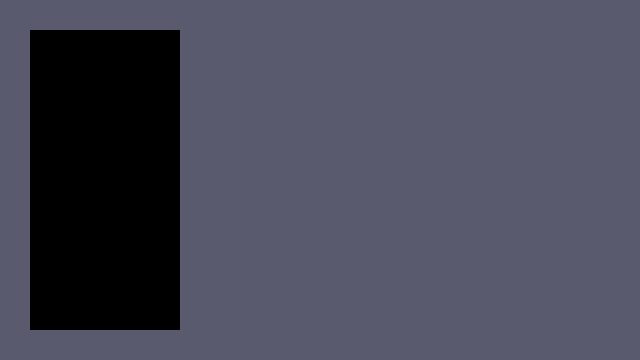
Frame 1 (no input)
Frame 60 (no input): identical to frame 1, image omitted
Frame 120 (the mouse pressed at the canvas centre since frame 60): identical to frame 1, image omitted

The p5.js sketch that drew this single still picture (run headless with seeded random() and noise() and a simulated clock; from frame 60 on, the mouse is pressed at the canvas centre):

// p5.js sketch
// ── sketch.js
function setup() {
	// create a place to draw
	createCanvas(640, 360);
	noStroke();
}

function draw() {
	// clear the background
	background(90, 90, 110);


	// draw the black rectangle
	fill(0);
	rect(30, 30, 150, 300);



	// drawing the x
	function inside() {
		stroke(90, 90, 110);
		strokeWeight(15);
		line(mouseX + 20, mouseY - 20, mouseX - 20, mouseY + 20);
		line(mouseX + 20, mouseY + 20, mouseX - 20, mouseY - 20);
	}

	function X(left, up, right, down) {
		stroke(255, 0, 0);
		strokeWeight(15);
		line(right, up, left, down);
		line(right, down, left, up);
	}

	var right = mouseX + 20;
	var left = mouseX - 20;
	var up = mouseY - 20;
	var down = mouseY + 20;


	if ((mouseX > 30) && (mouseX < 180) && (mouseY > 30) && (mouseY < 330)) {
		stroke(255, 0, 0);
		strokeWeight(15);
		line(right, up, left, down);
		line(right, down, left, up);

	}

	if (mouseX < 30) {
		line(mouseX + 20, mouseY - 20, mouseX - 20, mouseY + 20);

		left = 10
	}
}
